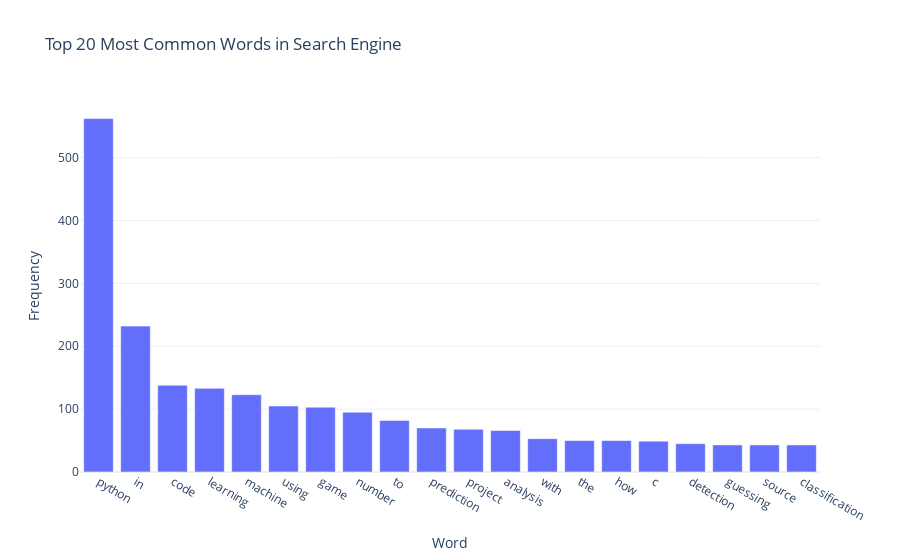

Here is the notebook cell this chart was saved with:
### Markdown cell above
### Let's analyze common words in each search history

### Code cell
# Function to clean and split the queries into words
def clean_and_split(query):
    words = re.findall(r'\b[a-zA-Z]+\b', query.lower())
    return words

# Spliting all the query into words and count the frequency of each words
word_counts = Counter()
for query in queries_df['Top queries']:
    word_counts.update(clean_and_split(query))

word_freq_df = pd.DataFrame(word_counts.most_common(20), columns=['Word', 'Frequency'])

# ploting the word frequencies
fig = px.bar(word_freq_df, x='Word', y='Frequency', title="Top 20 Most Common Words in Search Engine")
fig.show()

### Figure 1 — Plotly figure (JSON) as saved in the notebook; plotly's stock layout.template omitted (floating-point values rounded to 4 significant figures)
{"data": [{"hovertemplate": "Word=%{x}<br>Frequency=%{y}<extra></extra>", "legendgroup": "", "marker": {"color": "#636efa", "pattern": {"shape": ""}}, "name": "", "orientation": "v", "showlegend": false, "textposition": "auto", "type": "bar", "x": ["python", "in", "code", "learning", "machine", "using", "game", "number", "to", "prediction", "project", "analysis", "with", "the", "how", "c", "detection", "guessing", "source", "classification"], "xaxis": "x", "y": [562, 232, 138, 133, 123, 105, 103, 95, 82, 70, 68, 66, 53, 50, 50, 49, 45, 43, 43, 43], "yaxis": "y"}], "layout": {"barmode": "relative", "legend": {"tracegroupgap": 0}, "title": {"text": "Top 20 Most Common Words in Search Engine"}, "xaxis": {"anchor": "y", "domain": [0, 1], "title": {"text": "Word"}}, "yaxis": {"anchor": "x", "domain": [0, 1], "title": {"text": "Frequency"}}}}
